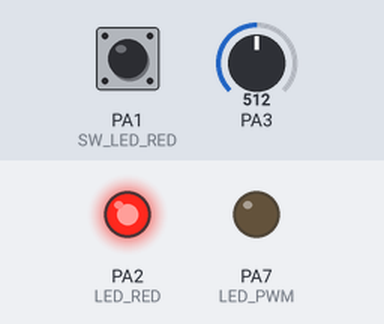
Bench run of a program on a simulated ATtiny24, built with avr-gcc and emulated at 4 MHz. Shown: output pins drawn as LEDs (lit = HIGH). Dashed ring = blinking. Inputs (shaded band) come from the test bench; at power-on: PA1 (SW_LED_RED) LOW, PA3 = 512.

Above: at 4.6 s.
4.7 s: PA1 (SW_LED_RED) pulled HIGH for 3 s
At 7.3 s:
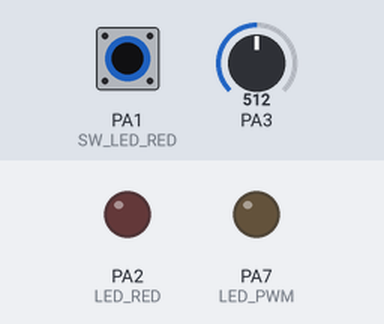
16.4 s: PA1 (SW_LED_RED) pulsed HIGH 5 times (0.12 s each, 0.3 s apart)
At 17.16 s:
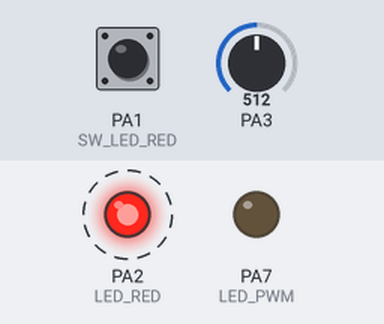
26.6 s: PA1 (SW_LED_RED) driven HIGH
At 28.3 s:
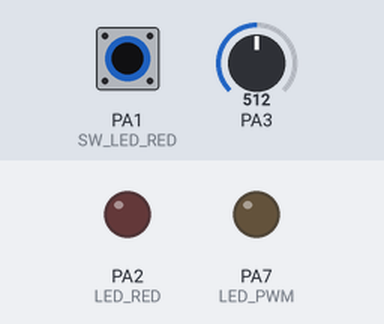
35.3 s: PA3 set to 3
At 36.0 s:
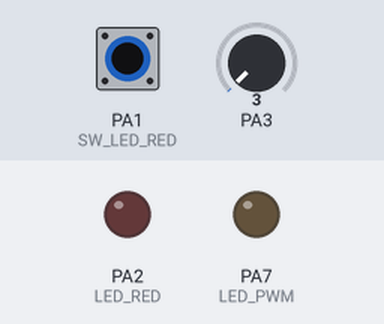
44.0 s: PA3 set to 0
At 44.6 s:
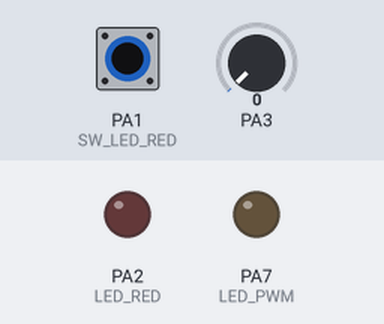
48.6 s: PA3 set to 18
Timing chart, 0 to 51.6 s (numbered marks = the images above; inputs shaded):
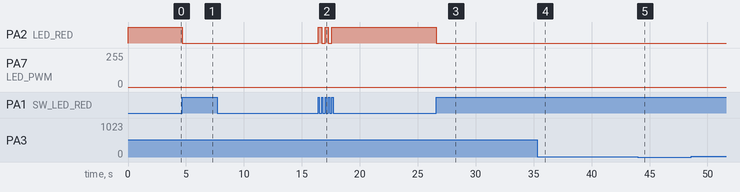

The program:

main.c
```c
/*
 * main.c for kraken_pod_24a_hello_world built in Atmel Studio 7.0
 *
 * The below file tests the GPIOs, Pin Change ISR, ADC, and PWM Ouput Control on the kraken_pod_20200731 using an ATTiny24A
 *
 * Datasheet for Attiny24a: https://www.microchip.com/wwwproducts/en/ATtiny24A
 *
 * Pin Configuration:
 * PA0      : Connected to 7pin Header J2
 * PA1		: Connected to 7pin Header J2 AND (jumpered) to Pull-up Resistor Switch S11 to GND through 2pin J4 Header
 * PA2      : Connected to 7pin Header J2 AND (jumpered) to LED D10 through 2pin J2 Header
 * PA3/ADC3 : Connected to 7pin Header J2 AND (wired) to ADC3 referenced to 1.1V
 * PA4      : Connected to 7pin Header J2 AND (jumpered) to SCK_TPICLK through 5x2 Header J7
 * PA5      : Connected to 7pin Header J2 AND (jumpered) to MISO_TPIDATA through 5x2 Header J7
 * PA6      : Connected to 7pin Header J1 AND (jumpered) to MOSI through 5x2 Header J7
 * PA7/OC0B : Connected to 7pin Header J1 AND (wired) to LED D10 through Pin 2 of J2 Header using PWM Output
 * PB0      : Connected to 7pin Header J1
 * PB1      : Connected to 7pin Header J1
 * PB2      : Connected to 7pin Header J1
 * PB3      : Connected to 7pin Header J1 AND (optional) to RESET_B through 5x2 Header J7
 *
 * Created: 9/2/2020 11:18:02 AM
 * Author : gemoore
 */

#define F_CPU 4000000UL

#include <avr/io.h>
#include <util/delay.h>
#include <avr/interrupt.h>
#include <avr/sleep.h>


#define SW_LED_RED PINA1
#define LED_RED PINA2
#define LED_PWM PINA7

ISR(PCINT0_vect) {
	if (PINA & _BV(SW_LED_RED))
		PORTA ^= _BV(LED_RED);
}

void pwm_setup (void)
{
	TCCR0B |= (1 << CS01); // Set Timer 0 prescaler to clock/8. (At 4.0 MHz this is 0.5 MHz) See ATtiny24 datasheet, Table 11-9.

	TCCR0A |= (1 << WGM01) | (1 << WGM00); // Set to 'Fast PWM' mode

	TCCR0A |= (1 << COM0B1); // Clear OC0B output on compare match, upwards counting.
}

void pwm_write (uint8_t val)
{
	OCR0B = val;  //LED Control signal on PA2
}

void adc_setup (void)
{
	ADMUX |= (1 << MUX0) | (1 << MUX1)|(1 << REFS1);//| (1 << MUX2)  //Measure Current Consumption on PA3(ADC3) and Set the VRef = 1.1V (i.e. internal reference)

	//ADCSRB |= (1 << ADLAR); //If the result is left adjusted (ADLAR = 1) and no more than 8-bit precision is required, it is sufficient to read ADCH

	ADCSRA |= (1 << ADPS1) | (1 << ADPS0) | (1 << ADEN); // Set the prescaler to clock/8 & enable ADC
}

uint16_t adc_read (void)
{
	uint16_t adc_out = 0;
	ADCSRA |= (1 << ADEN); // Turning ADC Off

	ADCSRA |= (1 << ADSC); // Start the conversion

	// Wait for it to finish - blocking
	while (ADCSRA & (1 << ADSC));	// Recommended over "while (!(ADCSRA & (1 << ADIF)));" due to input pin hysteresis (?)
	ADCSRA |= (1 << ADIF); // Manually clearing the ADIF flag by writing Logic 1 (ATTiny24a Sec. 16.13.2)

	adc_out = ADCL; //Make sure to read ADCL before ADCH or they won't clear
	adc_out = (ADCH << 8)| adc_out;

	ADCSRA &= ~(1 << ADEN); // Turning ADC Off
	return adc_out;
}

int main(void)
{
	uint16_t adc_in;

	// LED is an output.
	DDRA |= (1 << LED_PWM);

	adc_setup();
	pwm_setup();

	DDRA |= _BV(LED_RED);           // Set port PA2 as output (all others are input)

	PCMSK0 |= _BV(SW_LED_RED);            // Set pin change interrupt mask to listen to port PA1

	MCUCR = _BV(ISC01) | _BV(ISC00);  // Set interrupt on INT0 pin falling edge (high pulled to low)

	GIMSK |= _BV(PCIE0);              // Enable PCINT interrupt

	sei();  	                      // Global interrupts

	set_sleep_mode(SLEEP_MODE_PWR_DOWN);

	PORTA ^= _BV(LED_RED);
	_delay_ms(250);
	while (1)
	{
		adc_in = 0;
		adc_in = adc_read(); // 1/2 battery voltage

		//pwm_write(adc_in);
		if(adc_in > 1){
			//PORTA ^= _BV(LED_RED);
			// Update Output Compare Register (PWM 0-100%)
			for (int i = 0; i < 255 ; i++ ){
				OCR0B = i;
				_delay_ms(5);
			}

			// Update Output Compare Register (PWM 100%-0)
			for (int i = 255 ; i >= 0 ; i-- ){
				OCR0B = i;
				_delay_ms(5);
			}
		}
		sleep_cpu();
		_delay_ms(1000);
	}
}
```

Measured:
- after the input at 4.7 s, PA2 (LED_RED): HIGH → LOW at once; PA7 (LED_PWM): stays 0/255 (without the input it goes to 152/255 after 8.0 s)
- after the input at 16.4 s, PA2 (LED_RED): alternates HIGH for 0.30 s and LOW for 0.30 s, 5 changes in all, then stays HIGH, starting at once; PA7 (LED_PWM): stays 0/255 (without the input it goes to 55/255 after 9.0 s)
- after the input at 26.6 s, PA2 (LED_RED): HIGH → LOW at once; PA7 (LED_PWM): stays 0/255 (without the input it goes to 39/255 after 8.0 s)
- after the input at 35.3 s, PA7 (LED_PWM): stays 0/255 (without the input it goes to 180/255 after 8.5 s)
- after the input at 44.0 s, PA7 (LED_PWM): stays 0/255 (without the input it goes to 85/255 after 4.6 s)
